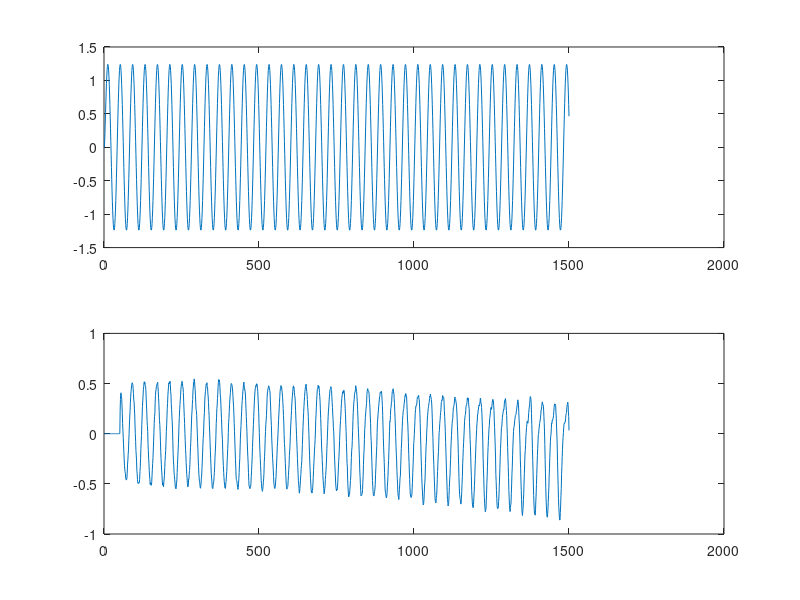

The MATLAB script that drew this image:
% working one
N=1500;
d = sin((0:N-1)'*5e-2*pi);
g = (randn(N,1)/3+((0:N-1).*(0:N-1))'./10e4);

% working one
N=1500;
g = sin((0:N-1)'*5e-2*pi);
d = (randn(N,1)+((0:N-1).*(0:N-1))'./10e4);

d = d./max(d+g);
g = g./max(d+g);
x = (d+g);

v2 = filter(1, [1 -0.6], g);

P=50;
mu = 0.01;
w = zeros(P+1,1);
e = zeros(size(x));
y = zeros(size(x));

for n=P+1:N
    V2 = v2(n:-1:n-P);
    y(n) = w'*V2;
    
    e(n) = x(n)-y(n);
    w = w + mu*e(n)*V2;

end

subplot(211)
plot(v2)
subplot(212)
plot([y])